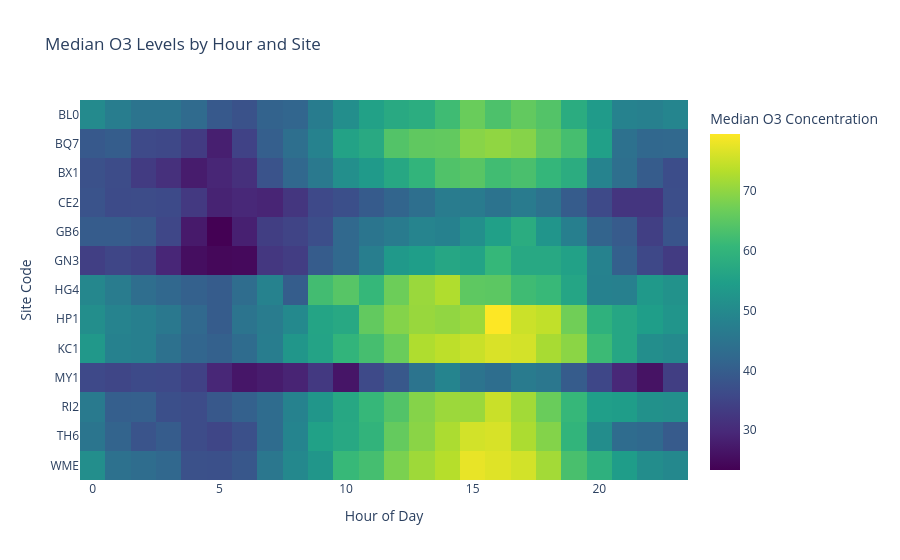

Notebook cell for this chart:
### Markdown cell above
#### 3.6 Ozone variation by time of day and monitoring site

### Code cell
#
# compute median O3 by hour and site:
#
hourly_median = df_o3.groupby(['Hour', 'SiteCode'])['O3'].median().reset_index()

#
# pivot the data to create a matrix:
#
pivot_data = hourly_median.pivot(index='SiteCode', columns='Hour', values='O3')

#
# create the heatmap:
#
fig36 = px.imshow(
    pivot_data,
    labels=dict(y="Site Code", x="Hour of Day", color="Median O3 Concentration"),
    title="Median O3 Levels by Hour and Site",
    color_continuous_scale="viridis"
)

fig36.show()

### Figure 1 — Plotly figure (JSON) as saved in the notebook; plotly's stock layout.template omitted (floating-point values rounded to 4 significant figures; data arrays with more than 128 entries replaced by an {"elided": "..."} marker saying what was removed)
{"data": [{"coloraxis": "coloraxis", "hovertemplate": "Hour of Day: %{x}<br>Site Code: %{y}<br>Median O3 Concentration: %{z}<extra></extra>", "name": "0", "type": "heatmap", "x": [0, 1, 2, 3, 4, 5, 6, 7, 8, 9, 10, 11, 12, 13, 14, 15, 16, 17, 18, 19, 20, 21, 22, 23], "xaxis": "x", "y": ["BL0", "BQ7", "BX1", "CE2", "GB6", "GN3", "HG4", "HP1", "KC1", "MY1", "RI2", "TH6", "WME"], "yaxis": "y", "z": {"elided": "13x24 float values"}}], "layout": {"coloraxis": {"colorbar": {"title": {"text": "Median O3 Concentration"}}, "colorscale": [[0, "#440154"], [0.1111, "#482878"], [0.2222, "#3e4989"], [0.3333, "#31688e"], [0.4444, "#26828e"], [0.5556, "#1f9e89"], [0.6667, "#35b779"], [0.7778, "#6ece58"], [0.8889, "#b5de2b"], [1, "#fde725"]]}, "title": {"text": "Median O3 Levels by Hour and Site"}, "xaxis": {"anchor": "y", "constrain": "domain", "domain": [0, 1], "scaleanchor": "y", "title": {"text": "Hour of Day"}}, "yaxis": {"anchor": "x", "autorange": "reversed", "constrain": "domain", "domain": [0, 1], "title": {"text": "Site Code"}}}}
